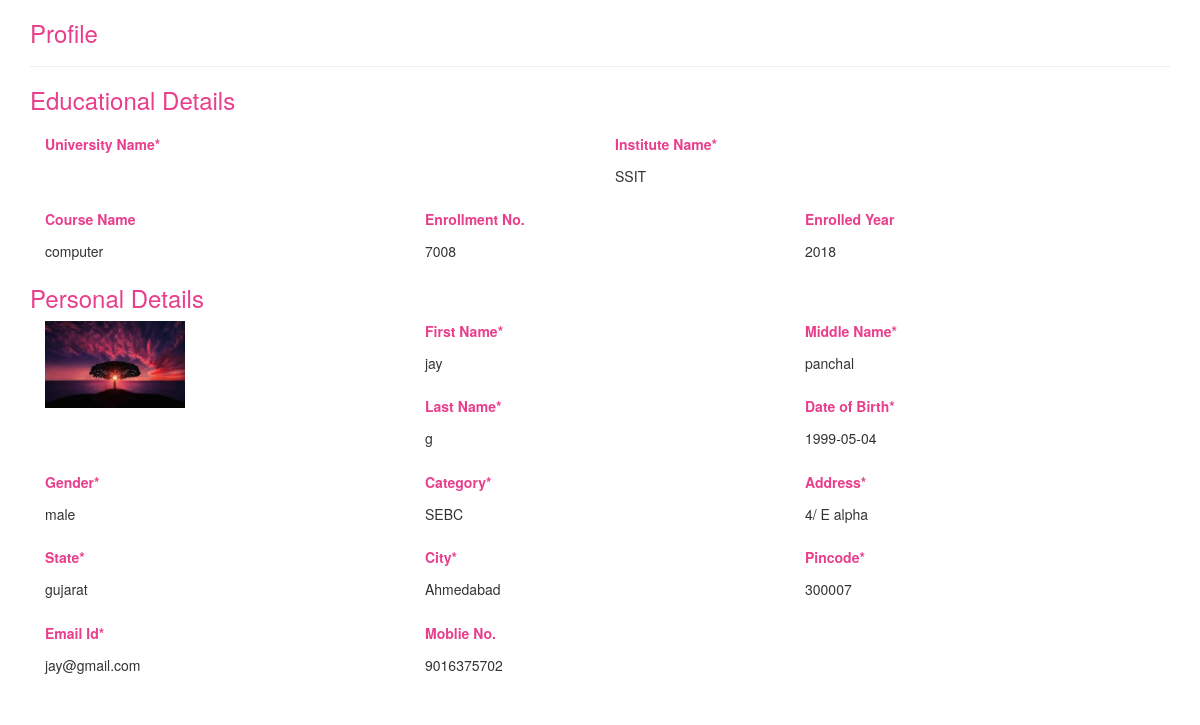
Screenshot of /show.php?id=5 with the database file from the repository.
### tables this page shows
CREATE TABLE `student` (
  `stuid` int(10) NOT NULL,
  `universityname` varchar(50) NOT NULL,
  `institutename` varchar(20) NOT NULL,
  `coursename` varchar(20) NOT NULL,
  `enrollmentno` int(20) NOT NULL,
  `enrollmentyear` varchar(10) NOT NULL,
  `firstname` varchar(20) NOT NULL,
  `middlename` varchar(20) NOT NULL,
  `lastname` varchar(20) NOT NULL,
  `dob` varchar(20) NOT NULL,
  `gender` varchar(20) NOT NULL,
  `category` varchar(20) NOT NULL,
  `address` longtext NOT NULL,
  `state` varchar(20) NOT NULL,
  `city` varchar(20) NOT NULL,
  `pincode` varchar(10) NOT NULL,
  `emailid` varchar(50) NOT NULL,
  `mobileno` varchar(20) NOT NULL,
  `password` varchar(20) NOT NULL,
  `resume` longtext NOT NULL,
  `photo` longtext NOT NULL
);

### show.php (the view, shortened to what this page needs)
<!DOCTYPE html>
<html lang="en">
<head>
  <link rel="stylesheet" href="https://maxcdn.bootstrapcdn.com/bootstrap/3.4.1/css/bootstrap.min.css">
</head>
<body>
  <?php
    include('connection.php');
    $id = $_REQUEST['id'];
    $sql = "SELECT * FROM student WHERE stuid=$id";
    $result =mysqli_query($conn,$sql);
          if(mysqli_num_rows($result))
          {
              $row = mysqli_fetch_assoc($result);
          }
          else
          {
              echo "error".mysqli_error($con);
          }
    ?>
<div class="container">
  <div> <h3 style="color:#e83e8c;">Profile</h3></div>
  <hr>
  <h3 style="color: #e83e8c;">Educational Details</h3>
  <form action="update.php" method="post" enctype="multipart/form-data">
    <div class="form-group col-md-6">
      <label for="text">University Name*</label><h5><?php echo $row["universityname"];?></h5>
    </div>
    <div class="form-group col-md-6">
      <label for="text">Institute Name*</label><h5><?php echo $row["institutename"];?></h5>
    </div>
   <div class="form-group col-md-4">
      <label for="text">Course Name</label><h5><?php echo $row["coursename"];?></h5>
    </div>
    <div class="form-group col-md-4">
      <label for="text">Enrollment No.</label><h5><?php echo $row["enrollmentno"];?></h5>
    </div>
    <div class="form-group col-md-4">
      <label for="text">Enrolled Year</label><h5><?php echo $row["enrollmentyear"];?></h5>
    </div>
     <h3 style="color: #e83e8c;">Personal Details</h3>
      <div class="form-group col-md-4">
                 <img style="width:40%; height:35%" src="<?php
                        $img = $row['photo'];
                        $imp = 'photo/'.$img;
                        echo $imp;
                 ?>">
      </div>
      <div class="form-group col-md-4">
      <label for="text">First Name*</label> <h5><?php echo $row["firstname"];?></h5>
    </div>
    <div class="form-group col-md-4">
      <label for="text">Middle Name*</label><h5><?php echo $row["middlename"];?></h5>
    </div>
   <div class="form-group col-md-4">
      <label for="text">Last Name*</label><h5><?php echo $row["lastname"];?></h5>
    </div>
    <div class="form-group col-md-4">
      <label for="text">Date of Birth*</label><h5><?php echo $row["dob"];?></h5>
    </div>
    <div class="form-group col-md-4">
      <label for="text">Gender*</label><h5><?php echo $row["gender"];?></h5>
    </div>
    <div class="form-group col-md-4">
      <label for="text">Category*</label><h5><?php echo $row["category"];?></h5>
    </div>
    <div class="form-group col-md-4">
      <label for="text">Address*</label><h5><?php echo $row["address"];?></h5>
    </div>
    <div class="form-group col-md-4">
      <label for="text">State*</label><h5><?php echo $row["state"];?></h5>
    </div>
     <div class="form-group col-md-4">
      <label for="text">City*</label><h5><?php echo $row["city"];?></h5>
    </div>
    <div class="form-group col-md-4">
      <label for="text">Pincode*</label><h5><?php echo $row["pincode"];?></h5>
    </div>
    <div class="form-group col-md-4">
      <label for="text">Email Id*</label><h5><?php echo $row["emailid"];?></h5>
    </div>
    <div class="form-group col-md-4">
      <label for="text">Moblie No.</label><h5><?php echo $row["mobileno"];?></h5>
    </div>
  </form>
</div>
</body>
</html>

### show.php (style rules this page uses)
label { color: #e83e8c; }

### rows the page displays
student: institutename "SSIT", coursename "computer", enrollmentno "7008", enrollmentyear "2018", photo (picture), firstname "jay", middlename "panchal", lastname "g", dob "1999-05-04", gender "male", category "SEBC", address "4/ E alpha", state "gujarat", city "Ahmedabad", pincode "300007", emailid "jay@gmail.com", mobileno "9016375702"
